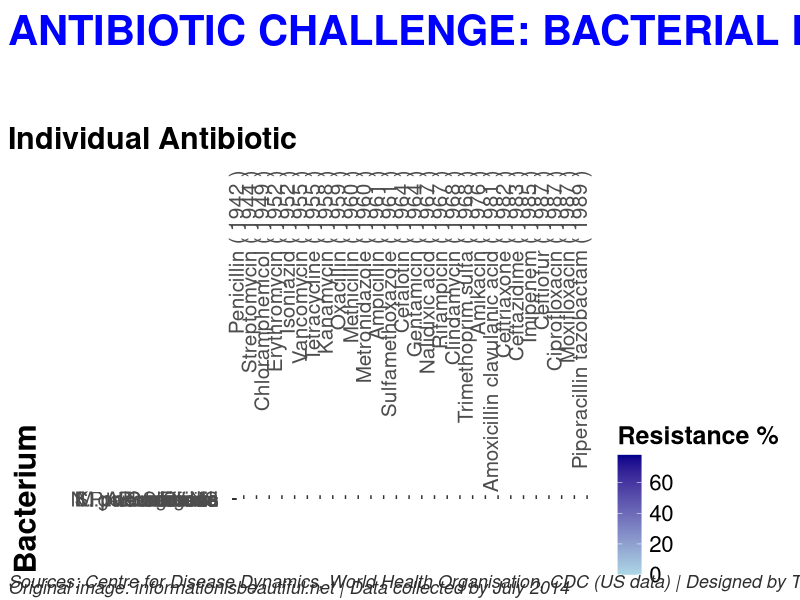
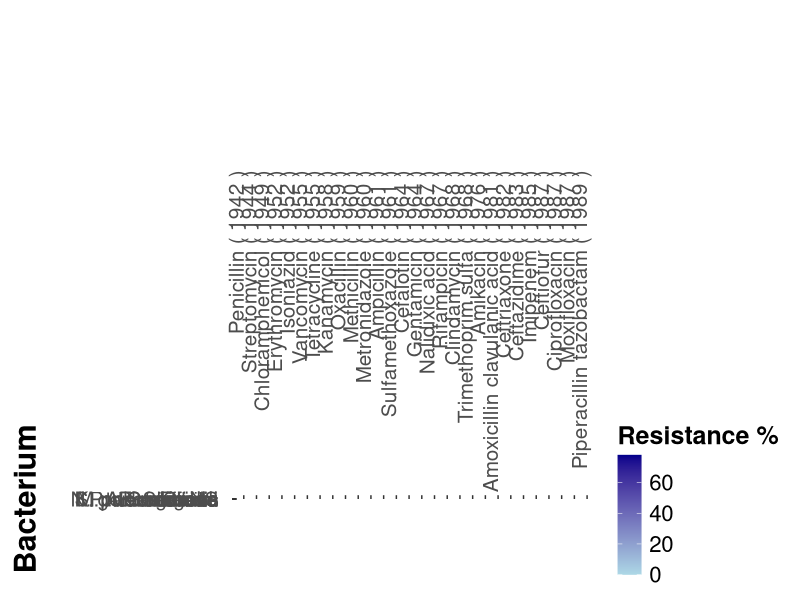

Write the R code that produced these figures, in order.
## ---- chunk 1
# Do not change these settings!
knitr::opts_chunk$set(warning = FALSE, message = FALSE)
## ---- chunk 2
library(ggplot2)
library(reshape2)
library(RColorBrewer)
library(grid)
## ---- chunk 3
# Data
antibiotic_resistance_df <- data.frame(
  Bacterium_name = c('A. baumanii', 'K. pneumoniae', 'E. faecium', 'N. gonorrhoeae', 'Shigella', 
                     'M. tuberculosis', 'P. mirabilis', 'CoNS', 'C. difficile', 
                     'P. aeruginosa', 'S. pneumoniae', 'E. coli', 'S. aureus'),
  
  Causes = c('pneumonia, meningitis', 'pneumonia, bronchitis, urinary infections', 'urinary infections',
             'gonorrhoea', 'dysentry', 'tuberculosis', 'kidney stones, proteus', 'food poisoning',
             'severe diarrhoea, colitis', 'lung, urinary, skin, wound & blood infections', 
             'pneumonia, meningitis & many other infections', 'food poisoning', 'boils, sinusitis, food poisoning'),
  
  Gram_negative = c('yes', 'yes', 'no', 'yes', 'yes', 'no', 'yes', 'no', 'no', 'yes', 'no', 'yes', 'no'),

  Penicillin = c(46, 8, NA, 30, NA, NA, 9, NA, NA, 15, 8, 9, NA),
  Streptomycin = c(NA, NA, 75, NA, 56, 9, NA, NA, NA, NA, NA, NA, NA),
  Chloramphenicol = c(NA, NA, NA, NA, 14, NA, NA, NA, 3, NA, NA, NA, NA),
  Erythromycin = c(58, 11, 19, NA, 45, NA, 22, 16, 11, 27, NA, 45, 51),
  Isoniazid = c(NA, NA, NA, NA, 0.9, NA, NA, NA, NA, NA, NA, NA, 0.8),
  Vancomycin = c(NA, NA, NA, NA, NA, NA, NA, NA, NA, NA, NA, NA, NA),
  Tetracycline = c(NA, NA, NA, NA, 78, NA, NA, NA, NA, NA, NA, NA, NA),
  Kanamycin = c(NA, NA, NA, NA, 47, NA, NA, NA, NA, NA, NA, NA, NA),
  Oxacillin = c(NA, NA, NA, NA, NA, NA, NA, NA, NA, NA, NA, NA, NA),
  Methicillin = c(NA, NA, NA, NA, NA, NA, NA, NA, NA, NA, NA, NA, NA),
  Metronidazole = c(NA, NA, NA, NA, NA, NA, NA, NA, 10, NA, NA, NA, NA),
  Ampicillin = c(NA, NA, NA, NA, NA, NA, NA, NA, 28, NA, NA, NA, NA),
  Sulfamethoxazole = c(NA, NA, NA, NA, 6, NA, NA, NA, NA, NA, NA, 15, NA),
  Cefalotin = c(NA, NA, NA, NA, 0.2, NA, 2, NA, NA, NA, NA, NA, NA),
  Gentamicin = c(NA, NA, NA, NA, 2, NA, 1, NA, NA, 10, NA, NA, NA),
  Nalidixic_acid = c(NA, NA, NA, NA, 1, NA, NA, NA, NA, 14, NA, NA, NA),
  Rifampicin = c(NA, NA, NA, NA, 46, NA, NA, NA, NA, NA, NA, NA, NA),
  Clindamycin = c(NA, NA, NA, NA, 0.06, NA, NA, NA, NA, NA, NA, NA, NA),
  Trimethoprim_sulfa = c(NA, NA, NA, NA, 2, NA, NA, NA, NA, NA, NA, NA, NA),
  Amikacin = c(NA, NA, NA, NA, 0, NA, NA, NA, NA, NA, NA, NA, NA),
  Amoxicillin_clavulanic_acid = c(NA, NA, NA, NA, 0.06, NA, NA, NA, NA, NA, NA, NA, NA),
  Ceftriaxone = c(NA, NA, NA, NA, 0.06, NA, NA, NA, NA, NA, NA, NA, NA),
  Ceftazidime = c(NA, NA, NA, NA, NA, NA, NA, NA, NA, NA, NA, NA, NA),
  Imipenem = c(52, NA, NA, NA, 64, 60, 0.6, 13, 39, 12, 8, 1.5, NA),
  Ceftiofur = c(41, NA, NA, NA, NA, NA, NA, NA, NA, 10, NA, NA, NA),
  Ciprofloxacin = c(25, NA, NA, NA, NA, NA, NA, NA, NA, NA, NA, NA, NA),
  Moxifloxacin = c(NA, NA, NA, NA, NA, NA, NA, NA, NA, NA, NA, NA, NA),
  Piperacillin_tazobactam = c(51, 6, NA, 30, NA, NA, NA, NA, NA, 10, NA, NA, NA)
)

# Antibiotic Introduction Dates
antibiotic_intro_dates <- data.frame(
  Antibiotic = c('Penicillin', 'Streptomycin', 'Chloramphenicol', 'Erythromycin', 'Isoniazid', 
                 'Vancomycin', 'Tetracycline', 'Kanamycin', 'Oxacillin', 'Methicillin', 'Metronidazole', 
                 'Ampicillin', 'Sulfamethoxazole', 'Cefalotin', 'Gentamicin', 'Nalidixic_acid', 
                 'Rifampicin', 'Clindamycin', 'Trimethoprim_sulfa', 'Amikacin', 'Amoxicillin_clavulanic_acid', 
                 'Ceftriaxone', 'Ceftazidime', 'Imipenem', 'Ceftiofur', 'Ciprofloxacin', 'Moxifloxacin', 
                 'Piperacillin_tazobactam'),
  
  Date_introduced = c(1942, 1944, 1949, 1952, 1952, 1955, 1955, 1958, 1959, 1960, 1960, 1961, 1961, 1964, 
                      1964, 1967, 1967, 1968, 1968, 1976, 1981, 1982, 1983, 1985, 1987, 1987, 1987, 1989)
)

# View the dataframes
head(antibiotic_resistance_df)
head(antibiotic_intro_dates)
## ---- chunk 4

# Convert antibiotic_resistance_df to long format for ease of plotting.
melted_df <- melt(antibiotic_resistance_df, id.vars = c("Bacterium_name", "Causes", "Gram_negative"))

# Remove duplicate antibiotic introduction dates to avoid redundancy.
antibiotic_intro_dates <- antibiotic_intro_dates[!duplicated(antibiotic_intro_dates$Antibiotic),]

# Order the antibiotics by their introduction date for better visualization.
antibiotic_intro_dates$Antibiotic <- factor(antibiotic_intro_dates$Antibiotic, 
                                           levels = antibiotic_intro_dates$Antibiotic[order(antibiotic_intro_dates$Date_introduced)])

# Merge the long format dataframe with antibiotic introduction dates for comprehensive data.
melted_df <- merge(melted_df, antibiotic_intro_dates, by.x = "variable", by.y = "Antibiotic", all.x = TRUE)

# Modify antibiotic names to include introduction dates and replace underscores with spaces.
melted_df$display_name <- paste(gsub("_", " ", melted_df$variable), "(", melted_df$Date_introduced, ")")

# Set the order of display names based on their respective antibiotics.
melted_df$display_name <- factor(melted_df$display_name, levels = unique(melted_df$display_name[order(melted_df$variable)]))

# Build the heatmap visualization.
p <- ggplot(melted_df, aes(x = display_name, y = Bacterium_name)) +
  geom_tile(aes(fill = value), color = "white", width = 0.5, height = 0.5) +  # Use tiles for heatmap.
  scale_fill_gradient(low = "lightblue", high = "darkblue", name = "Resistance %") +  # Set color gradient for resistance.
  labs(y = "Bacterium") +  # Label y-axis.
  theme(  # Fine-tune visualization appearance.
        axis.text.x = element_text(angle = 90, hjust = 1, size = 15, margin = margin(t = 10)),
        axis.text.y = element_text(size = 15, margin = margin(r = 10)),
        axis.title.y = element_text(face = "bold", size = 22, margin = margin(r = 20)),
        plot.margin = margin(150, 10, 100, 10),  
        panel.grid.major = element_line(colour = "gray", size = 0.25),
        plot.background = element_rect(fill = "white", color = NA),
        panel.background = element_rect(fill = "white", color = NA),
        legend.text = element_text(size = 16),
        legend.title = element_text(size = 18, face = "bold")
  ) + 
  scale_x_discrete(position = "top", name = NULL)  # Place x-axis at the top and remove its default label.

# Output the plot.
print(p)

# Manually add the x-axis title.
grid::grid.text("Individual Antibiotic", x = 0.01, y = 0.77, just = c("left", "center"), gp = grid::gpar(col = "black", fontsize = 22, fontface = "bold"))

# Set the main title for the visualization.
grid::grid.text("ANTIBIOTIC CHALLENGE: BACTERIAL RESISTANCE OVERVIEW", x = 0.01, y = 0.975, just = c("left", "top"), gp = grid::gpar(col = "blue", fontsize = 30, fontface = "bold"))

# Provide citation for data sources in a darker gray.
grid::grid.text("Sources: Centre for Disease Dynamics, World Health Organisation, CDC (US data) | Designed by Thu Tran", x = 0.01, y = 0.02, just = c("left", "bottom"), gp = grid::gpar(col = "#2E2E2E", fontsize = 13, fontface = "italic"))

# State origin of the initial image and data collection date.
grid::grid.text("Original image: informationisbeautiful.net | Data collected by July 2014", x = 0.01, y = 0.01, just = c("left", "bottom"), gp = grid::gpar(col = "#2E2E2E", fontsize = 13, fontface = "italic"))

# Save the final visualization to an external image file.
ggsave(filename = "../images/antibiotic_resistance_plot.png", width = 25, height = 20)
